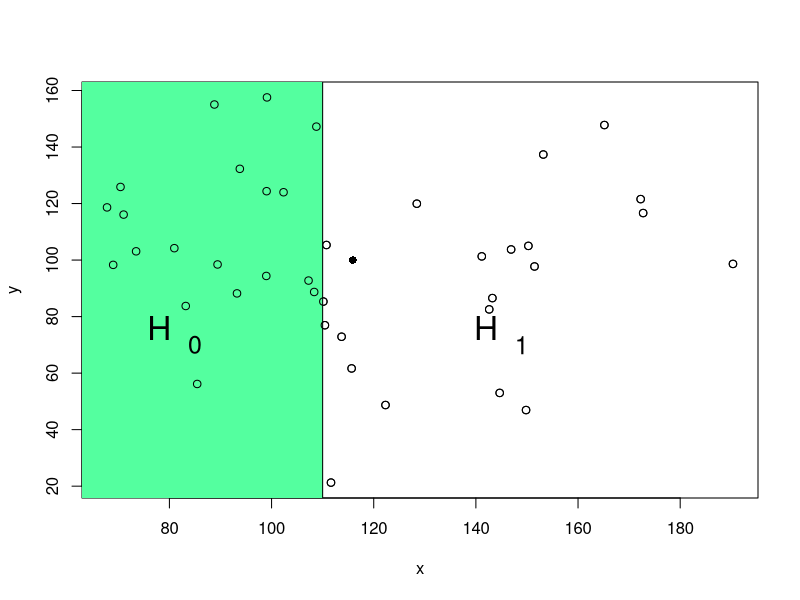
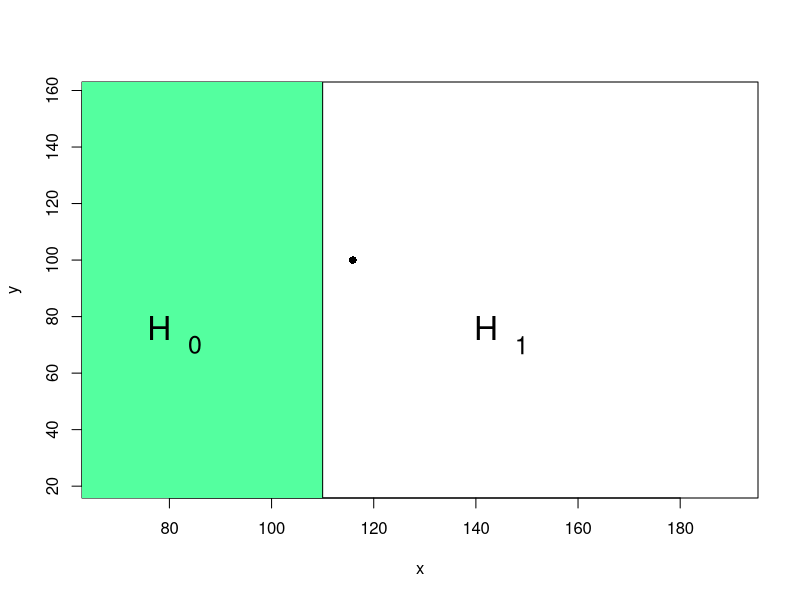
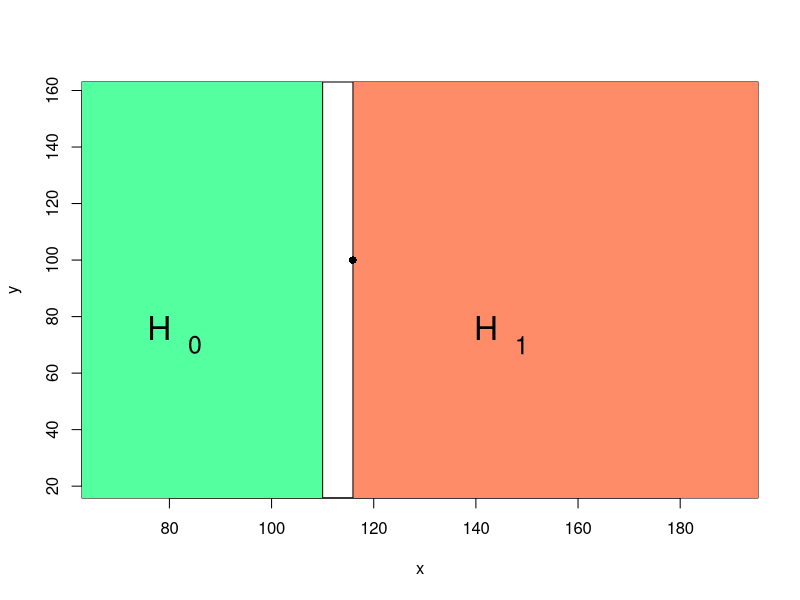
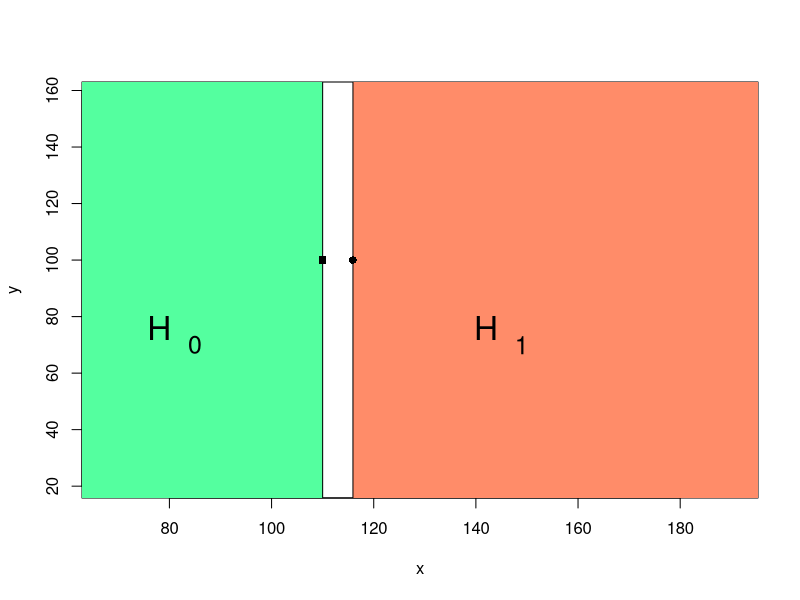
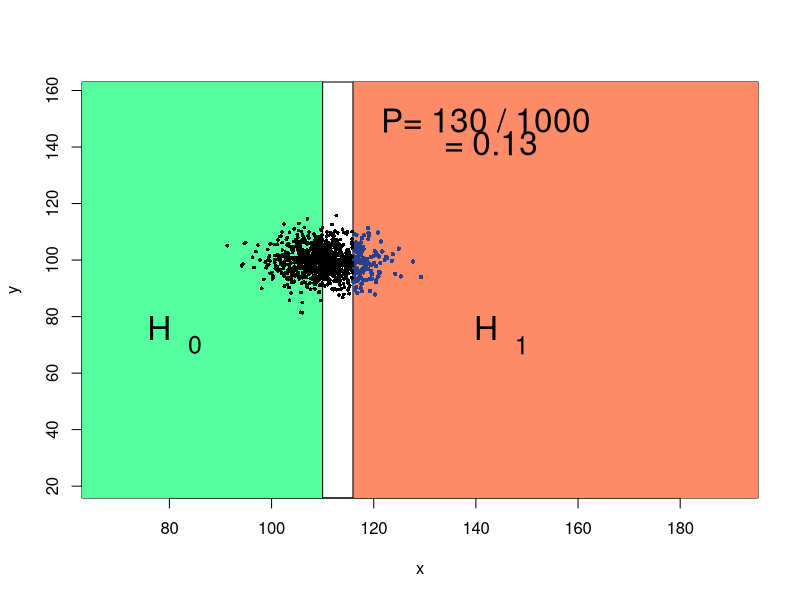
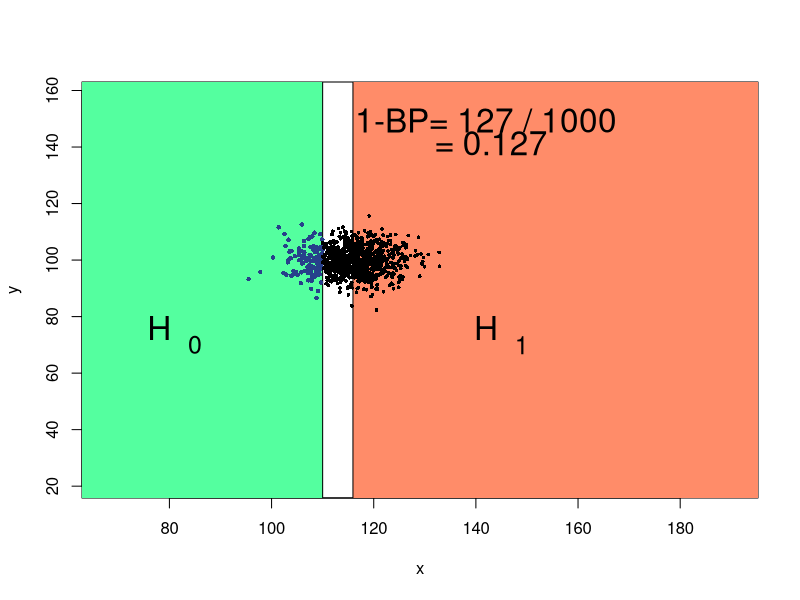

Recreate these plots in R, in order.
border_x = 110
gen_x = border_x + 5
gen_y = 100.0
sd_x = 30
sd_y = 30
n_points = 40

plot_buffer = 8

# draw a point and make sure that it has a mean x > border_x
est_x = 0
while ((est_x < border_x + 5) | (est_x > (border_x + 10))) {
    obs_x = rnorm(n_points, mean=gen_x, sd=sd_x)
    obs_y = rnorm(n_points, mean=gen_y, sd=sd_y)
    est_y = mean(obs_y)
    obs_y = gen_y + obs_y - est_y
    y_min_lim = min(obs_y)
    y_max_lim = max(obs_y) 
    x_min_lim = min(obs_x)
    x_max_lim = max(obs_x) 
    est_x = mean(obs_x)
    est_y = mean(obs_y)
}


pdf('field.pdf')
plot(obs_x, obs_y, xlim=c(x_min_lim, x_max_lim), ylim=c(y_min_lim, y_max_lim), xlab="x", ylab="y")
polygon(c(0, border_x, border_x, 0),
        c(y_min_lim - plot_buffer, y_min_lim - plot_buffer, y_max_lim + plot_buffer, y_max_lim + plot_buffer),
        col='#54FF9F')
points(obs_x, obs_y)
points(est_x, est_y, pch=16)
text(border_x - 4*plot_buffer, gen_y - 3*plot_buffer, c("H"), cex=2)
text(border_x + 7 - 4*plot_buffer, gen_y - 6 - 3*plot_buffer, c("0"), cex=1.5)
text(border_x + 4*plot_buffer, gen_y - 3*plot_buffer, c("H"), cex=2)
text(border_x + 7 + 4*plot_buffer, gen_y - 6 - 3*plot_buffer, c("1"), cex=1.5)
dev.off()



pdf('field-just-mean.pdf')
plot(obs_x, obs_y, type='n', xlim=c(x_min_lim, x_max_lim), ylim=c(y_min_lim, y_max_lim), xlab="x", ylab="y")
polygon(c(0, border_x, border_x, 0),
        c(y_min_lim - plot_buffer, y_min_lim - plot_buffer, y_max_lim + plot_buffer, y_max_lim + plot_buffer),
        col='#54FF9F')
points(est_x, est_y, pch=16)
text(border_x - 4*plot_buffer, gen_y - 3*plot_buffer, c("H"), cex=2)
text(border_x + 7 - 4*plot_buffer, gen_y - 6 - 3*plot_buffer, c("0"), cex=1.5)
text(border_x + 4*plot_buffer, gen_y - 3*plot_buffer, c("H"), cex=2)
text(border_x + 7 + 4*plot_buffer, gen_y - 6 - 3*plot_buffer, c("1"), cex=1.5)
dev.off()




pdf('field-mean-rej.pdf')
plot(obs_x, obs_y, type='n', xlim=c(x_min_lim, x_max_lim), ylim=c(y_min_lim, y_max_lim), xlab="x", ylab="y")
polygon(c(0, border_x, border_x, 0),
        c(y_min_lim - plot_buffer, y_min_lim - plot_buffer, y_max_lim + plot_buffer, y_max_lim + plot_buffer),
        col='#54FF9F')
polygon(c(est_x, x_max_lim + plot_buffer, x_max_lim + plot_buffer, est_x),
        c(y_min_lim - plot_buffer, y_min_lim - plot_buffer, y_max_lim + plot_buffer, y_max_lim + plot_buffer),
        col='#FF8C69')
points(est_x, est_y, pch=16)
text(border_x - 4*plot_buffer, gen_y - 3*plot_buffer, c("H"), cex=2)
text(border_x + 7 - 4*plot_buffer, gen_y - 6 - 3*plot_buffer, c("0"), cex=1.5)
text(border_x + 4*plot_buffer, gen_y - 3*plot_buffer, c("H"), cex=2)
text(border_x + 7 + 4*plot_buffer, gen_y - 6 - 3*plot_buffer, c("1"), cex=1.5)
dev.off()

lfc_x = border_x
lfc_y = est_y
pdf('field-mean-rej-lfc.pdf')
plot(obs_x, obs_y, type='n', xlim=c(x_min_lim, x_max_lim), ylim=c(y_min_lim, y_max_lim), xlab="x", ylab="y")
polygon(c(0, border_x, border_x, 0),
        c(y_min_lim - plot_buffer, y_min_lim - plot_buffer, y_max_lim + plot_buffer, y_max_lim + plot_buffer),
        col='#54FF9F')
polygon(c(est_x, x_max_lim + plot_buffer, x_max_lim + plot_buffer, est_x),
        c(y_min_lim - plot_buffer, y_min_lim - plot_buffer, y_max_lim + plot_buffer, y_max_lim + plot_buffer),
        col='#FF8C69')
points(est_x, est_y, pch=16)
points(lfc_x, lfc_y, pch=15)
text(border_x - 4*plot_buffer, gen_y - 3*plot_buffer, c("H"), cex=2)
text(border_x + 7 - 4*plot_buffer, gen_y - 6 - 3*plot_buffer, c("0"), cex=1.5)
text(border_x + 4*plot_buffer, gen_y - 3*plot_buffer, c("H"), cex=2)
text(border_x + 7 + 4*plot_buffer, gen_y - 6 - 3*plot_buffer, c("1"), cex=1.5)
dev.off()

est_sd_y = sd(obs_y)
print(c("est_sd_y", est_sd_y))
est_sd_x = sd(obs_x)
print(c("est_sd_x", est_sd_x))

n_sims=1000

sim_mean_x = replicate(n_sims, mean(rnorm(n_points, mean=lfc_x, sd=est_sd_x)))
sim_mean_y = replicate(n_sims, mean(rnorm(n_points, mean=lfc_y, sd=est_sd_y)))
gt_obs = sim_mean_x >= est_x
p_val_from_markov = sum(gt_obs)/n_sims
pdf('field-mean-p-val-markov.pdf')
plot(obs_x, obs_y, type='n', xlim=c(x_min_lim, x_max_lim), ylim=c(y_min_lim, y_max_lim), xlab="x", ylab="y")
polygon(c(0, border_x, border_x, 0),
        c(y_min_lim - plot_buffer, y_min_lim - plot_buffer, y_max_lim + plot_buffer, y_max_lim + plot_buffer),
        col='#54FF9F')
polygon(c(est_x, x_max_lim + plot_buffer, x_max_lim + plot_buffer, est_x),
        c(y_min_lim - plot_buffer, y_min_lim - plot_buffer, y_max_lim + plot_buffer, y_max_lim + plot_buffer),
        col='#FF8C69')
points(est_x, est_y, pch=16)
points(lfc_x, lfc_y, pch=15)
points(sim_mean_x[gt_obs], sim_mean_y[gt_obs], cex=.6, pch=16,col='#27408B')
points(sim_mean_x[!gt_obs], sim_mean_y[!gt_obs], cex=0.5, pch=16)
text(border_x - 4*plot_buffer, gen_y - 3*plot_buffer, c("H"), cex=2)
text(border_x + 7 - 4*plot_buffer, gen_y - 6 - 3*plot_buffer, c("0"), cex=1.5)
text(border_x + 4*plot_buffer, gen_y - 3*plot_buffer, c("H"), cex=2)
text(border_x + 7 + 4*plot_buffer, gen_y - 6 - 3*plot_buffer, c("1"), cex=1.5)
text(border_x + 4*plot_buffer, y_max_lim  - plot_buffer, paste("P=", sum(gt_obs), "/", n_sims), cex=2)
text(border_x + 1 + 4*plot_buffer, y_max_lim  - 2*plot_buffer, paste("=", p_val_from_markov), cex=2)
dev.off()


boot_mean_x = replicate(n_sims, mean(sample(obs_x, replace=TRUE)))
boot_mean_y = replicate(n_sims, mean(sample(obs_y, replace=TRUE)))
in_null = boot_mean_x <= border_x
p_val_from_boot = sum(in_null)/n_sims
pdf('field-mean-p-val-boot.pdf')
plot(obs_x, obs_y, type='n', xlim=c(x_min_lim, x_max_lim), ylim=c(y_min_lim, y_max_lim), xlab="x", ylab="y")
polygon(c(0, border_x, border_x, 0),
        c(y_min_lim - plot_buffer, y_min_lim - plot_buffer, y_max_lim + plot_buffer, y_max_lim + plot_buffer),
        col='#54FF9F')
polygon(c(est_x, x_max_lim + plot_buffer, x_max_lim + plot_buffer, est_x),
        c(y_min_lim - plot_buffer, y_min_lim - plot_buffer, y_max_lim + plot_buffer, y_max_lim + plot_buffer),
        col='#FF8C69')
points(est_x, est_y, pch=16)
points(lfc_x, lfc_y, pch=15)
points(boot_mean_x[in_null], boot_mean_y[in_null], cex=.6, pch=16,col='#27408B')
points(boot_mean_x[!in_null], boot_mean_y[!in_null], cex=0.5, pch=16)
text(border_x - 4*plot_buffer, gen_y - 3*plot_buffer, c("H"), cex=2)
text(border_x + 7 - 4*plot_buffer, gen_y - 6 - 3*plot_buffer, c("0"), cex=1.5)
text(border_x + 4*plot_buffer, gen_y - 3*plot_buffer, c("H"), cex=2)
text(border_x + 7 + 4*plot_buffer, gen_y - 6 - 3*plot_buffer, c("1"), cex=1.5)
text(border_x + 4*plot_buffer, y_max_lim - plot_buffer, paste("1-BP=", sum(in_null), "/", n_sims), cex=2)
text(border_x + 1 + 4*plot_buffer, y_max_lim - 2*plot_buffer, paste("=", p_val_from_boot), cex=2)
dev.off()

print(c("p_ests =" , p_val_from_markov, p_val_from_boot))
